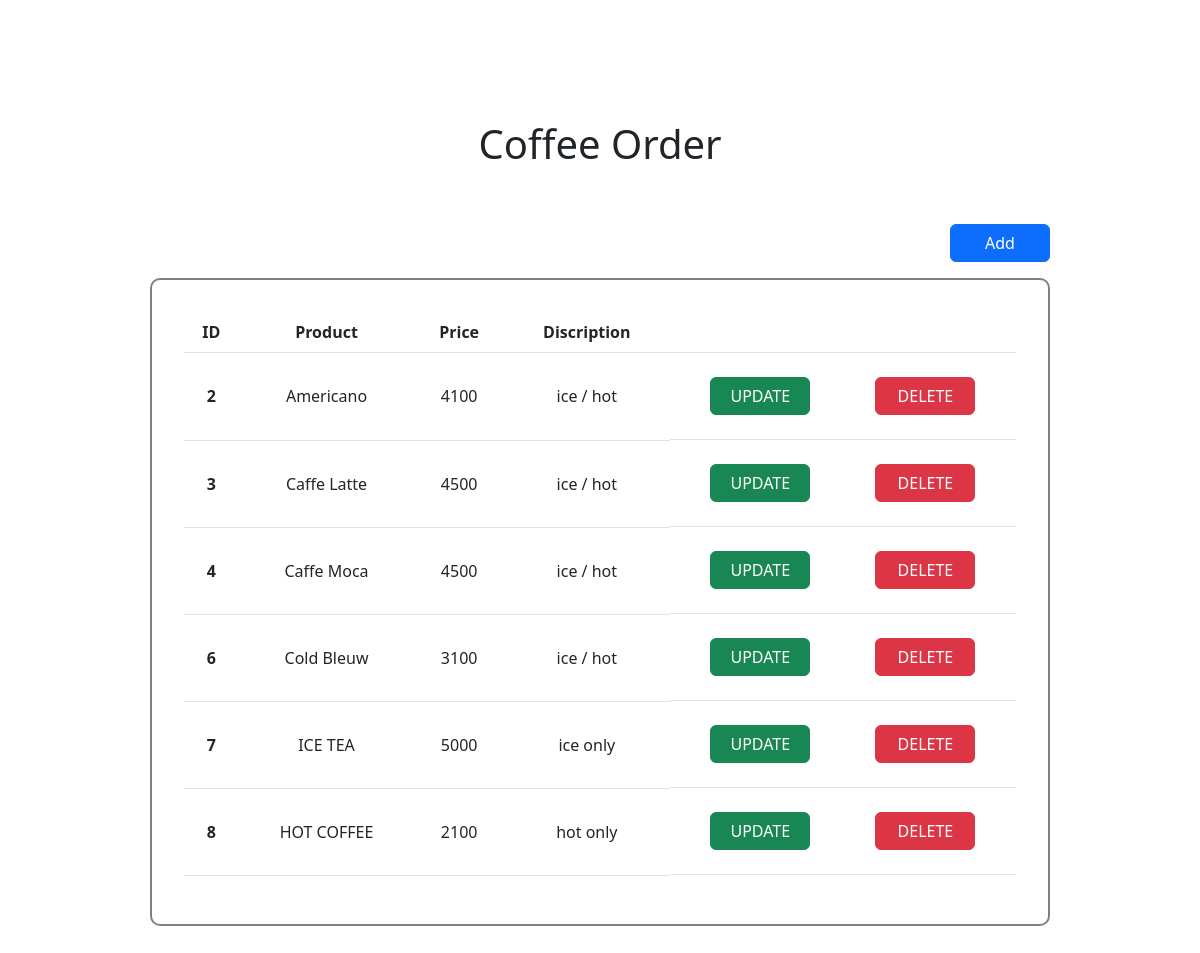
Screenshot of /inventory/ with the database file from the repository.
### inventory/models.py (models this page shows, shortened)
class Coffee(models.Model):
    id = models.AutoField(primary_key=True)
    product = models.CharField(max_length=30)
    price = models.SmallIntegerField()
    code = models.SmallIntegerField()

### inventory/views.py (the view)
# urls.py: path('', views.index),
def index(request):
    coffee_all = Coffee.objects.all()
    return render(request, 'index.html', {"coffee_list": coffee_all})

### inventory/template/index.html (shortened to what this page needs)
<!DOCTYPE html>
<html>
<head>
    <link href="https://cdn.jsdelivr.net/npm/bootstrap@5.2.3/dist/css/bootstrap.min.css" rel="stylesheet"
>
</head>
<body>
    <div class="wrapper">
        <h1>Coffee Order</h1>
        <a href="./add.html" class="btn btn-primary">Add</a>
        <div class="coffee-list-wrapper">
            <table class="table">
                <thead>
                    <tr>
                        <th scope="col">ID</th>
                        <th scope="col">Product</th>
                        <th scope="col">Price</th>
                        <th scope="col">Discription</th>
                        <th scope="col"></th>
                    </tr>
                </thead>
                <tbody>
                    {% for coffee in coffee_list %}
                    <tr>
                        <th scope="row">{{ coffee.id }}</th>
                        <td>{{ coffee.product }}</td>
                        <td>{{ coffee.price }}</td>
                        <td>
                            {% if coffee.code == 0 %}
                            ice / hot
                            {% elif coffee.code == 1 %}
                            ice only
                            {% else %}
                            hot only
                            {% endif %}
                        </td>
                        <td class="btn-list">
                            <a href="./update.html/{{ coffee.id }}" class="btn btn-success">UPDATE</a>
                            <button type="button" class="btn btn-danger" onclick="onClinkDelete('{{ coffee.id }}')">DELETE</button>
                        </td>
                    </tr>
                    {% endfor %}
                </tbody>
            </table>
        </div>
    </div>
</body>
</html>

### inventory/template/index.html (style rules this page uses)
.wrapper { padding: 5em 0; width: 900px; margin: 0 auto; }
.wrapper h1 { text-align: center; margin: 1em 0; }
.wrapper .btn { display: inline-block; float: right; width: 100px; margin: 1em 0; }
.coffee-list-wrapper { clear: both; padding: 2em; border-radius: 10px; border: 2px solid grey; }
tr { text-align: center; vertical-align: middle; }
.btn-list { display: flex; justify-content: space-around; }

### rows the page displays
Coffee: id "2", product "Americano", price "4100", code "ice / hot"
Coffee: id "3", product "Caffe Latte", price "4500", code "ice / hot"
Coffee: id "4", product "Caffe Moca", price "4500", code "ice / hot"
Coffee: id "6", product "Cold Bleuw", price "3100", code "ice / hot"
Coffee: id "7", product "ICE TEA", price "5000", code "ice only"
Coffee: id "8", product "HOT COFFEE", price "2100", code "hot only"
